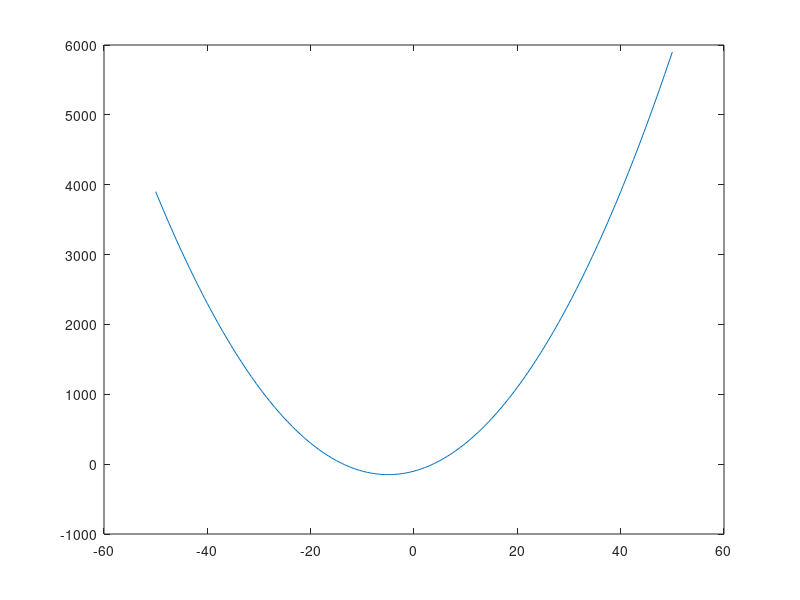

MATLAB code for this plot:
clear;
% Generate the following plot for a 
% quadratic equation. a = 2 , b = 20, 
% c = -100. 

a = 2;
b = 20;
c = -100;

% Define the input vector
x = -50:.5:50;

y = a*x.^2 + b*x + c;

plot(x,y);
% hold on;

